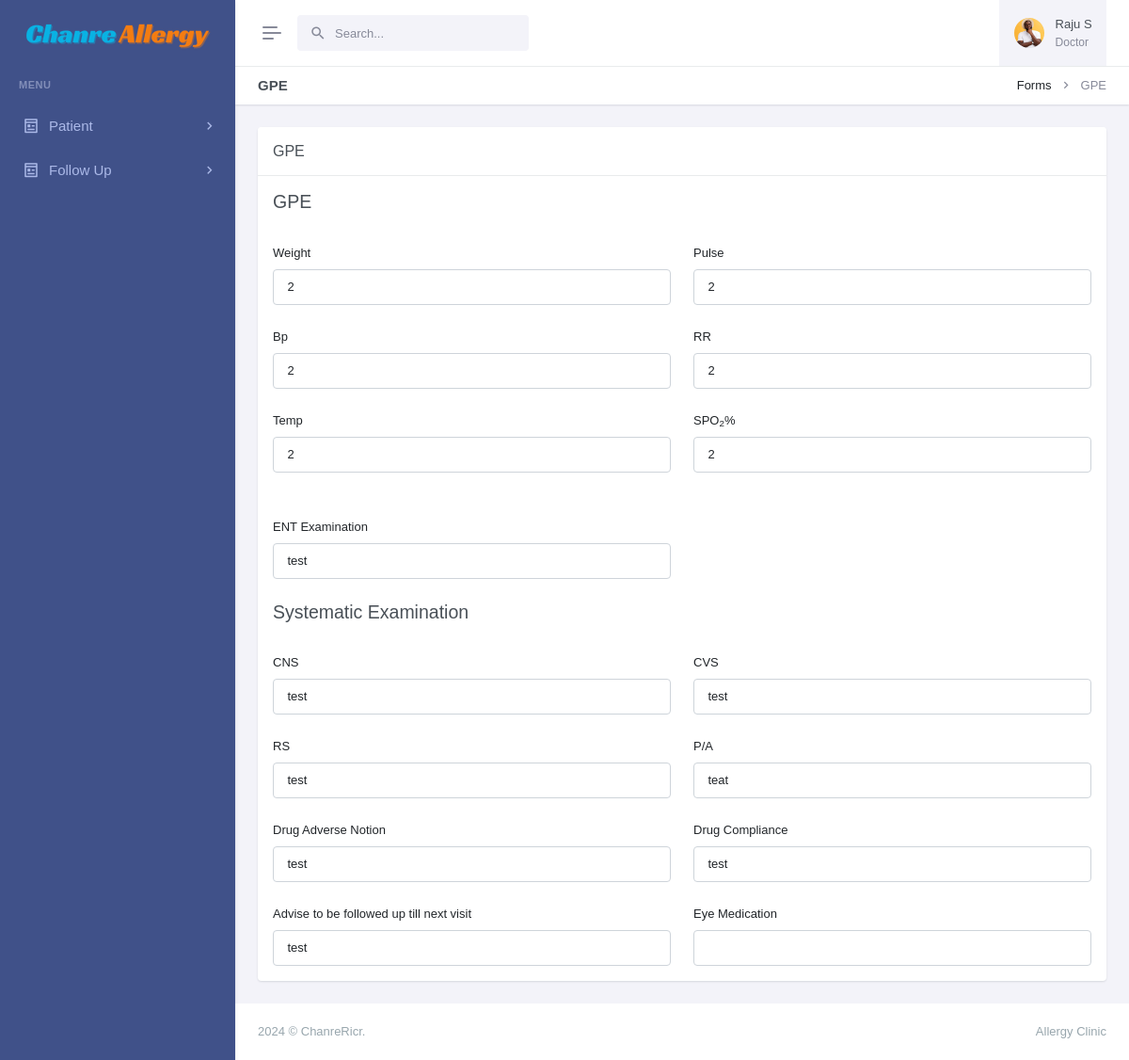
The page /view-gpe.php?pid=10018&&sid=5 (signed in) on the database its author committed.
### tables this page shows
CREATE TABLE `patients` (
  `id` int(11) NOT NULL,
  `patient_name` varchar(255) NOT NULL,
  `patient_id` varchar(50) DEFAULT NULL,
  `age` int(11) DEFAULT NULL,
  `sex` varchar(25) DEFAULT NULL,
  `physician` varchar(255) DEFAULT NULL,
  `address` varchar(255) DEFAULT NULL,
  `mobile` varchar(15) DEFAULT NULL,
  `email` varchar(255) DEFAULT NULL,
  `updatedBy` varchar(255) DEFAULT NULL,
  `centerName` varchar(255) DEFAULT NULL,
  `centerCode` varchar(10) DEFAULT NULL,
  `createdAt` timestamp NOT NULL DEFAULT current_timestamp()
);

CREATE TABLE `tbl_gpe` (
  `id` int(11) NOT NULL,
  `weights` int(11) DEFAULT NULL,
  `pulse` int(11) DEFAULT NULL,
  `bp` int(11) DEFAULT NULL,
  `rr` int(11) DEFAULT NULL,
  `temp` int(11) DEFAULT NULL,
  `spo` int(11) DEFAULT NULL,
  `ent` text DEFAULT NULL,
  `cns` text DEFAULT NULL,
  `cvs` text DEFAULT NULL,
  `rs` text DEFAULT NULL,
  `pa` text DEFAULT NULL,
  `drugadverse` text DEFAULT NULL,
  `drugcomp` text DEFAULT NULL,
  `advise` text DEFAULT NULL,
  `eyemeds` text NOT NULL,
  `centerCode` varchar(55) NOT NULL,
  `centerName` varchar(255) NOT NULL,
  `patient_id` varchar(55) NOT NULL,
  `updatedBy` text NOT NULL,
  `createdAt` timestamp NOT NULL DEFAULT current_timestamp()
);

### view-gpe.php (the view, shortened to what this page needs)
<?php
include('layout/config.php');
if (strlen($_SESSION['login']) == 0) {
    header('location:index.php');
} else {
    $pid = intval($_GET['pid']);
    ?>
<!doctype html>
<html lang="en" data-layout="vertical" data-topbar="light" data-sidebar="dark" data-sidebar-size="lg"
    data-sidebar-image="none" data-preloader="disable">
<head>
    <link href="https://cdn.jsdelivr.net/npm/select2@4.1.0-rc.0/dist/css/select2.min.css" rel="stylesheet" />
    <link href="assets/libs/jsvectormap/css/jsvectormap.min.css" rel="stylesheet" type="text/css" />
    <link href="assets/libs/swiper/swiper-bundle.min.css" rel="stylesheet" type="text/css" />
    <link href="assets/css/bootstrap.min.css" rel="stylesheet" type="text/css" />
    <link href="assets/css/icons.min.css" rel="stylesheet" type="text/css" />
    <link href="assets/css/app.min.css" rel="stylesheet" type="text/css" />
    <link href="assets/css/custom.min.css" rel="stylesheet" type="text/css" />
</head>
<body>
    <div id="layout-wrapper">
        <?php include('admin/header.php'); ?>
        <?php include('admin/leftsidebar.php'); ?>
        <div class="main-content">
            <div class="page-content">
                <div class="container-fluid">
                    <div class="row">
                        <div class="col-12">
                            <div class="page-title-box d-sm-flex align-items-center justify-content-between">
                                <h4 class="mb-sm-0">GPE</h4>
                                <div class="page-title-right">
                                    <ol class="breadcrumb m-0">
                                        <li class="breadcrumb-item"><a href="javascript: void(0);">Forms</a></li>
                                        <li class="breadcrumb-item active">GPE</li>
                                    </ol>
                                </div>
                            </div>
                        </div>
                    </div>
                    <div class="row">
                        <div class="col-lg-12">
                            <div class="card">
                                <div class="card-header align-items-center d-flex">
                                    <h4 class="card-title mb-0 flex-grow-1">GPE</h4>
                                </div>
                                <div class="card-body">
                                    <div class="live-preview">
                                        <?php
                                            $sid = intval($_GET['sid']);
                                            $users = $_SESSION['adminName'];
                                            $myquery = mysqli_query($conn, "SELECT *
                                                    FROM patients INNER JOIN tbl_gpe ON patients.patient_id = tbl_gpe.patient_id Where tbl_gpe.updatedBy = '$users' AND tbl_gpe.id = '$sid'");
                                            while ($rows = mysqli_fetch_array($myquery)) {
                                                ?>
                                        <form action="components/gpe-data.php?pid=<?php echo $pid; ?>" method="post"
                                            enctype="multipart/form-data" class="row gy-4">
                                            <div class="col-xxl-12 col-md-12">
                                                <div>
                                                    <h4>GPE</h4>
                                                </div>
                                            </div>
                                            <div class="col-xxl-3 col-md-6">
                                                <div>
                                                    <label for="drug_name" class="form-label">Weight
                                                    </label>
                                                    <input readonly type="text" class="form-control"
                                                        value="<?php echo htmlentities($rows['weights']); ?>"
                                                        name="weights">
                                                </div>
                                            </div>
                                            <div class="col-xxl-3 col-md-6">
                                                <div>
                                                    <label for="drug_name" class="form-label">Pulse
                                                    </label>
                                                    <input readonly type="text" class="form-control"
                                                        value="<?php echo htmlentities($rows['pulse']); ?>"
                                                        name="pulse">
                                                </div>
                                            </div>
                                            <div class="col-xxl-3 col-md-6">
                                                <div>
                                                    <label for="drug_name" class="form-label">Bp
                                                    </label>
                                                    <input readonly type="text"
                                                        value="<?php echo htmlentities($rows['bp']); ?>"
                                                        class="form-control" name="bp">
                                                </div>
                                            </div>
                                            <div class="col-xxl-3 col-md-6">
                                                <div>
                                                    <label for="drug_name" class="form-label">RR
                                                    </label>
                                                    <input readonly type="text"
                                                        value="<?php echo htmlentities($rows['rr']); ?>"
                                                        class="form-control" name="rr">
                                                </div>
                                            </div>
                                            <div class="col-xxl-3 col-md-6">
                                                <div>
                                                    <label for="drug_name" class="form-label">Temp
                                                    </label>
                                                    <input readonly type="text"
                                                        value="<?php echo htmlentities($rows['temp']); ?>"
                                                        class="form-control" name="temp">
                                                </div>
                                            </div>
                                            <div class="col-xxl-3 col-md-6">
                                                <div>
                                                    <label for="drug_name" class="form-label">SPO<sub>2</sub>%
                                                    </label>
                                                    <input readonly type="text"
                                                        value="<?php echo htmlentities($rows['spo']); ?>"
                                                        class="form-control" name="spo">
                                                </div>
                                            </div>
                                            <div class="col-xxl-3 col-md-6">
                                                <div>
                                                    <label for="drug_name" class="form-label">ENT Examination
                                                    </label>
                                                    <input readonly type="text"
                                                        value="<?php echo htmlentities($rows['ent']); ?>"
                                                        class="form-control" name="ent">
                                                </div>
                                            </div>
                                            <div class="col-xxl-12 col-md-12">
                                                <div>
                                                    <h4>Systematic Examination</h4>
                                                </div>
                                            </div>
                                            <div class="col-xxl-3 col-md-6">
                                                <div>
                                                    <label for="drug_name" class="form-label">CNS
                                                    </label>
                                                    <input readonly type="text"
                                                        value="<?php echo htmlentities($rows['cns']); ?>"
                                                        class=" form-control" name="cns">
                                                </div>
                                            </div>
                                            <div class="col-xxl-3 col-md-6">
                                                <div>
                                                    <label for="drug_name" class="form-label">CVS
                                                    </label>
                                                    <input readonly type="text"
                                                        value="<?php echo htmlentities($rows['cvs']); ?>"
                                                        class=" form-control" name="cvs">
                                                </div>
                                            </div>
                                            <div class="col-xxl-3 col-md-6">
                                                <div>
                                                    <label for="drug_name" class="form-label">RS
                                                    </label>
                                                    <input readonly type="text"
                                                        value="<?php echo htmlentities($rows['rs']); ?>"
                                                        class=" form-control" name="rs">
                                                </div>
                                            </div>
                                            <div class="col-xxl-3 col-md-6">
                                                <div>
                                                    <label for="drug_name" class="form-label">P/A
                                                    </label>
                                                    <input readonly type="text"
                                                        value="<?php echo htmlentities($rows['pa']); ?>"
                                                        class=" form-control" name="pa">
                                                </div>
                                            </div>
                                            <div class="col-xxl-3 col-md-6">
                                                <div>
                                                    <label for="drug_name" class="form-label">Drug Adverse Notion
                                                    </label>
                                                    <input readonly type="text"
                                                        value="<?php echo htmlentities($rows['drugadverse']); ?>"
                                                        class=" form-control" name="drugadverse">
                                                </div>
                                            </div>
                                            <div class="col-xxl-3 col-md-6">
                                                <div>
                                                    <label for="drug_name" class="form-label">Drug Compliance
                                                    </label>
                                                    <input readonly type="text"
                                                        value="<?php echo htmlentities($rows['drugcomp']); ?>"
                                                        class=" form-control" name="drugcomp">
                                                </div>
                                            </div>
                                            <div class="col-xxl-3 col-md-6">
                                                <div>
                                                    <label for="drug_name" class="form-label">Advise to be followed up
                                                        till next visit
                                                    </label>
                                                    <input readonly type="text"
                                                        value="<?php echo htmlentities($rows['advise']); ?>"
                                                        class=" form-control" name="advise">
                                                </div>
                                            </div>
                                            <div class="col-xxl-3 col-md-6">
                                                <div>
                                                    <label for="drug_name" class="form-label">Eye Medication
                                                    </label>
                                                    <input readonly type="text" class="form-control"
                                                        value="<?php echo htmlentities($rows['eyemed']); ?>"
                                                        name=" eyemed">
                                                </div>
                                            </div>
                                        </form>
                                        <?php } ?>
                                    </div>
                                </div>
                            </div>
                        </div>
                    </div>
                </div>
            </div>
            <?php include('admin/footer.php') ?>
        </div>
    </div>
</body>
</html>
<?php } ?>

### rows shown on the page
patients: weights "2", pulse "2", bp "2", rr "2", temp "2", spo "2", ent "test", cns "test", cvs "test", rs "test", pa "teat", drugadverse "test", drugcomp "test", advise "test"

### other values the page prints
$_SESSION['empName'] "Raju S"
$_SESSION['empDesignation'] "Doctor"
